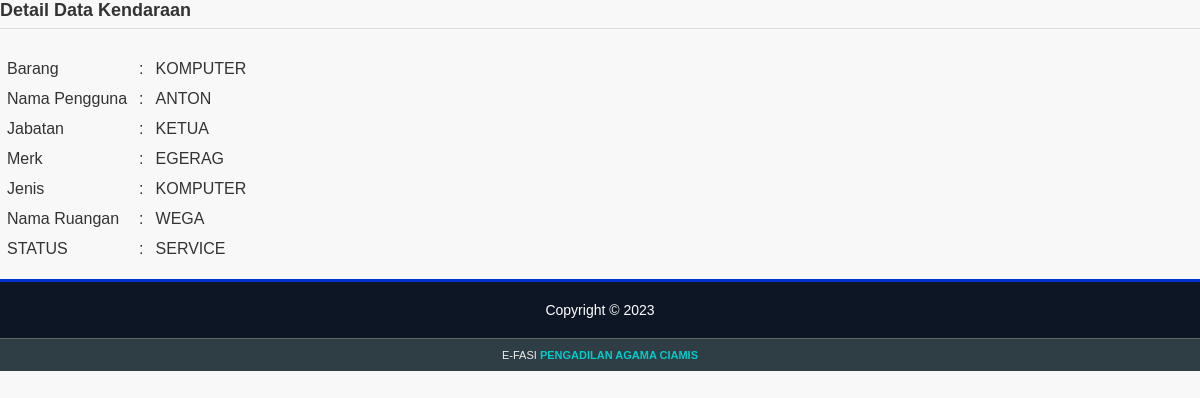
/skripsi/apps/kendaraan/detail.php?id_kendaraan=16 (signed in), run on the app's committed database.
### tables this page shows
CREATE TABLE `kendaraan` (
  `id_kendaraan` int(11) NOT NULL,
  `no_polisi` enum('komputer','laptop','printer') NOT NULL,
  `nama_stnk` varchar(35) NOT NULL,
  `merk` varchar(25) NOT NULL,
  `jenis` enum('komputer','laptop','printer') NOT NULL,
  `tahun_pembuatan` enum('ketua','wakil','hakim','sekretaris','panitera','panitera pengganti','kesekretariatan','kepaniteraan','ptsp') NOT NULL,
  `no_rangka` varchar(35) NOT NULL,
  `no_mesin` varchar(35) NOT NULL,
  `posisi_stnk` varchar(35) NOT NULL,
  `nama_bpkb` varchar(35) NOT NULL,
  `posisi_bpkb` varchar(35) NOT NULL,
  `status_kendaraan` varchar(10) NOT NULL,
  `id_master_asuransi` tinyint(2) UNSIGNED DEFAULT NULL,
  `id_penggunakendaraan` int(11) NOT NULL
);

CREATE TABLE `pengguna_kendaraan` (
  `id_penggunakendaraan` int(11) NOT NULL,
  `nama_pengguna` varchar(35) NOT NULL,
  `jabatan_pengguna` varchar(35) NOT NULL,
  `no_telp` varchar(16) NOT NULL,
  `tgl_input` date NOT NULL,
  `id_user` tinyint(2) NOT NULL
);

### skripsi/modules/connect.php (called while the page is built, shortened)
<?php
$connect = mysqli_connect(DB_HOST, DB_USER, DB_PASSWORD);
if($connect){
    function query($sql){
        global $connect;
        $query = mysqli_query($connect, $sql);
        return  $query;
    }
} else {
    die('Unable to connect to '.DB_HOST);
}
?>

### skripsi/apps/kendaraan/detail.php (the view, shortened to what this page needs)
<?php
require '../../modules/connect.php';
if(isset($_GET['id_kendaraan'])){
    $sql = "SELECT * FROM kendaraan AS K, pengguna_kendaraan AS P WHERE K.id_penggunakendaraan=P.id_penggunakendaraan AND id_kendaraan = '{$_GET['id_kendaraan']}' ";
    $query = query($sql);
    if(mysqli_num_rows($query) == 0){
	?>
	<tr>
		<td colspan="12" class="nodata">Belum ada data</td>
	</tr>
	<?php
    } else {
        $data = mysqli_fetch_array($query);
    ?>
<html>
<head>
	<link rel="stylesheet" href="../../css/style.css?t=<?php echo time();?>" />
	<link rel="stylesheet" href="../../css/jquery.datepicker.css?t=<?php echo time();?>" />
</head>
<body>
<h4 class="content-title">Detail Data Kendaraan</h4>
<form action='action.php' method='POST'>
    <div id="tab-container">
        <div id="target">
            <div id="tab-informasi" class="tab">
                <div class="block">
                    <table cellpadding="5">
                        <tr>
                            <td >Barang</td>
                            <td >:</td>
                            <td><?php echo strtoupper($data['no_polisi']); ?></td>
                        </tr>
                        <tr>
                            <td>Nama Pengguna</td>
                            <td>:</td>
                            <td><?php echo strtoupper($data['nama_pengguna']); ?></td>
                        </tr>
                        <tr>
                            <td>Jabatan</td>
                            <td>:</td>
                            <td><?php echo strtoupper($data['tahun_pembuatan']); ?></td>
                        </tr>
                        <tr>
                            <td>Merk</td>
                            <td>:</td>
                            <td><?php echo strtoupper($data['merk']); ?></td>
                        </tr>
                        <tr>
                            <td>Jenis</td>
                            <td>:</td>
                            <td><?php echo strtoupper($data['jenis']); ?></td>
                        </tr>
                        <tr>
                            <td>Nama Ruangan</td>
                            <td>:</td>
                            <td><?php echo strtoupper($data['nama_stnk']); ?></td>
                        </tr>
                        <tr>
                            <td>STATUS</td>
                            <td>:</td>
                            <td><?php echo strtoupper($data['nama_bpkb']); ?></td>
                        </tr>
                    </table>
                </div>
            </div>
        </div>
    </div>
</form>
    <?php
    }
}
?>
	<?php require '../components/footer.php';?>
</body>
</html>

### skripsi/css/style.css (style rules this page uses)
html, body { padding:0; margin:0; }
body { font-size:9pt; background-color:#f8f8f8; color:#333; font-family: arial; font-size: 14px; }
h4.content-title { font-size:18px; border-bottom:1px solid #ddd; padding-bottom:7px; }

### data on the page
kendaraan: no_polisi "KOMPUTER", id_penggunakendaraan.nama_pengguna "ANTON", tahun_pembuatan "KETUA", merk "EGERAG", jenis "KOMPUTER", nama_stnk "WEGA", nama_bpkb "SERVICE"
